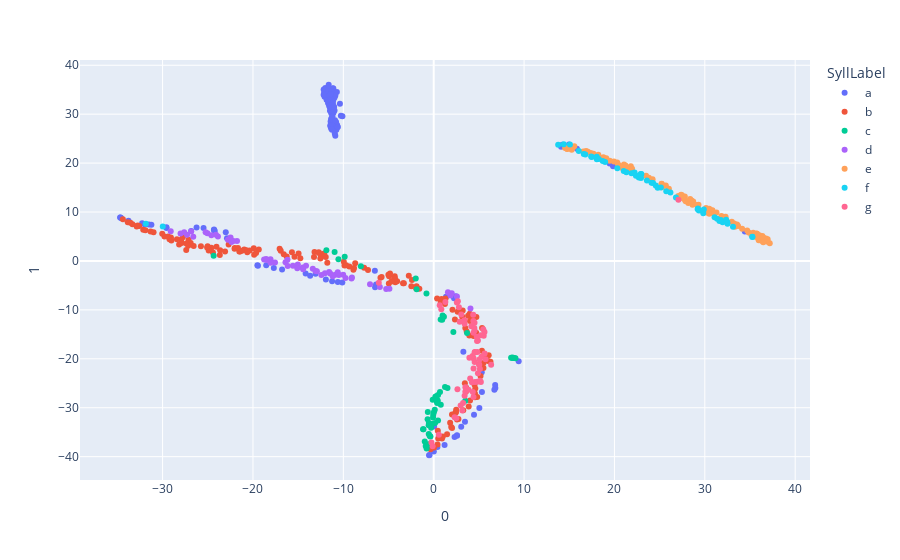

This figure's notebook cell:
### Code cell
tsne = TSNE(n_components=2)
projections = tsne.fit_transform(data1)

fig = px.scatter(
    projections, x=0, y=1,
    color = data.SyllLabel, labels={'color': 'SyllLabel'}
)
fig.show()
